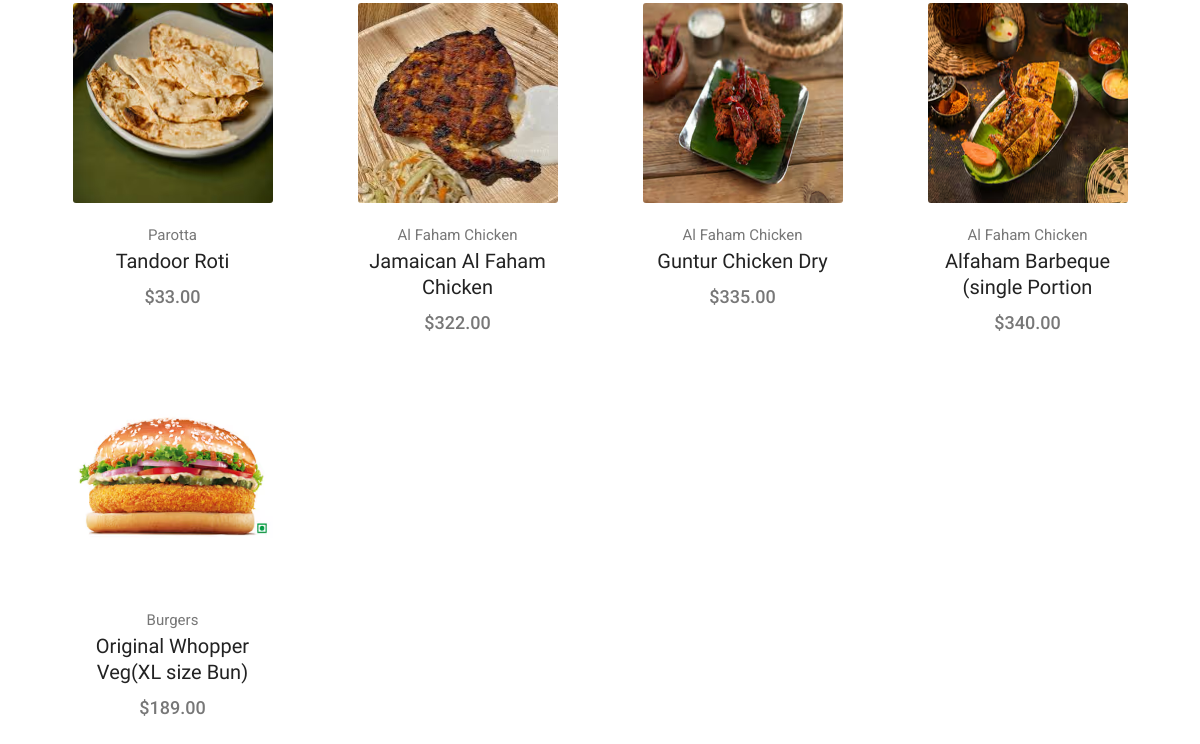
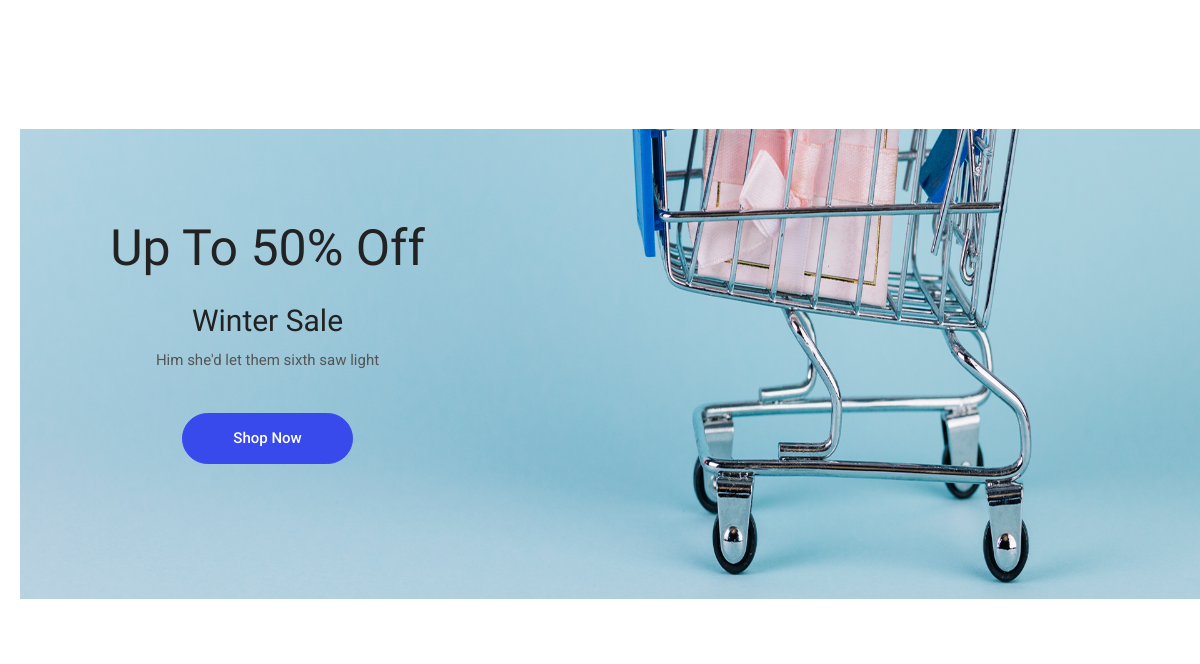
Before: /userapp/user_dashboard/ (middle part) with the older database file (2 pictures, top to bottom).
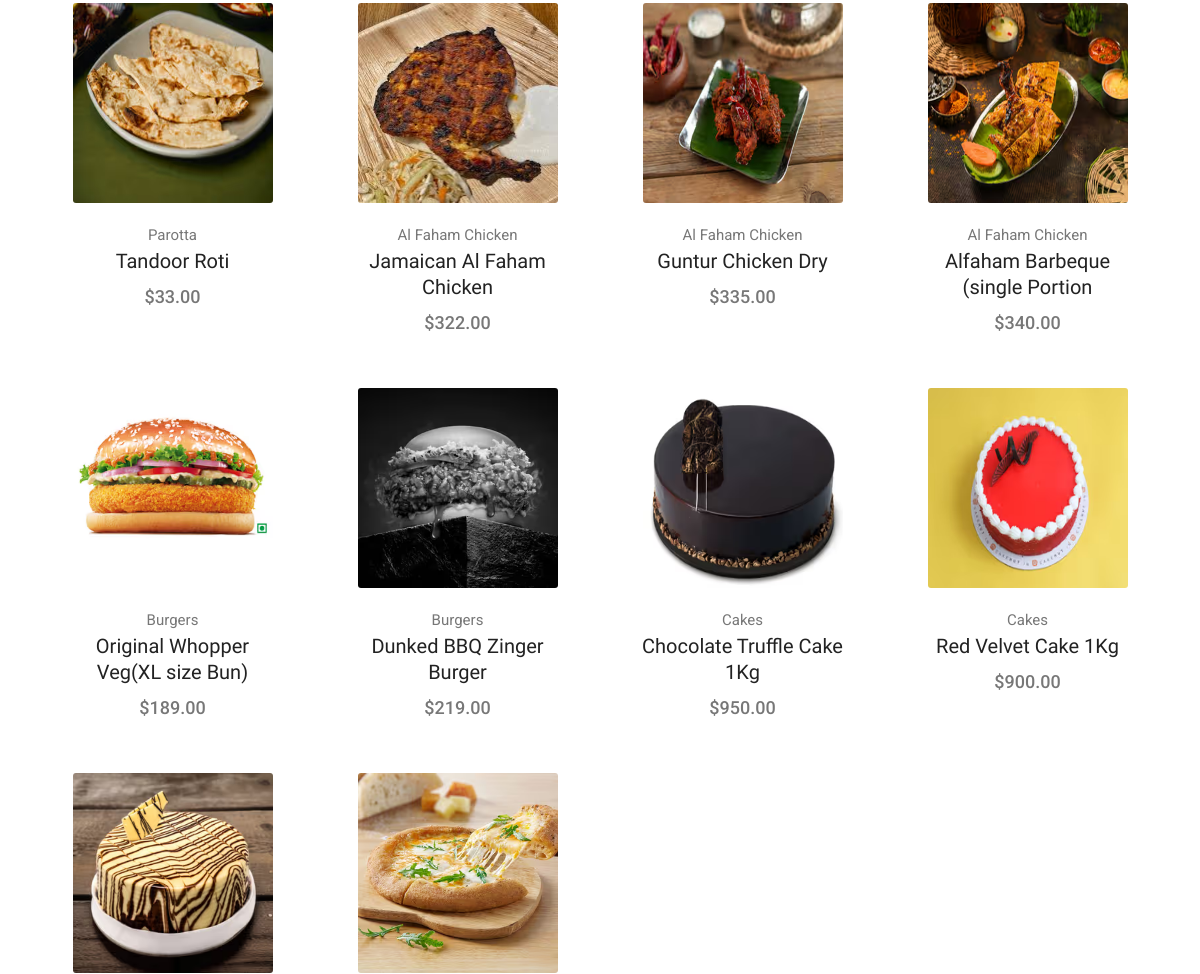
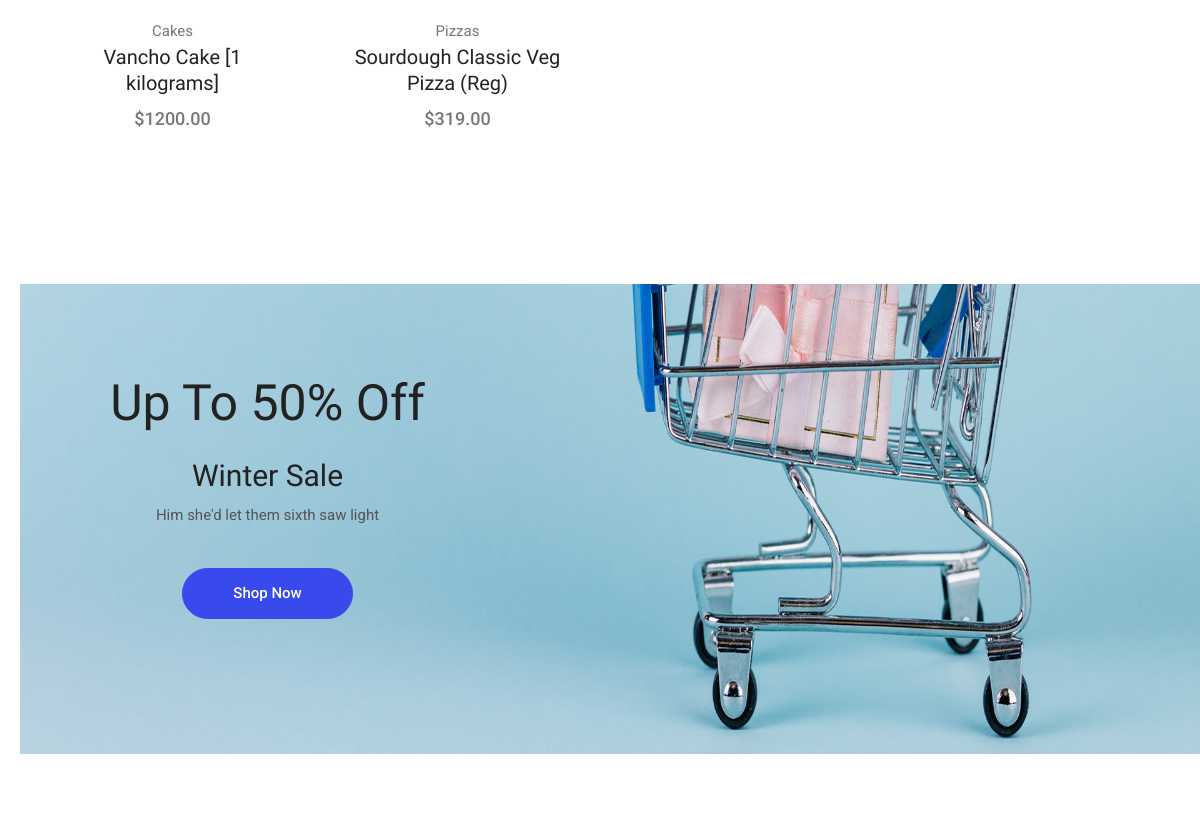
After: the same page with the newer database file (2 pictures, top to bottom).
### mainapp/models.py (models this page shows, shortened)
class dishesDb(models.Model):
    name=models.CharField(max_length=100)
    description=models.TextField()
    price=models.DecimalField(max_digits=10, decimal_places=2)
    food_type=models.CharField(max_length=100)
    restaurant=models.CharField(max_length=100)
    dish_image=models.ImageField(upload_to='dish_images/')
    veg_nonveg=models.CharField(max_length=10,default='veg')

### userapp/views.py (the view)
# urls.py: path('user_dashboard/',views.user_dashboard,name='user_dashboard'),
def user_dashboard(request):
    restaurant=restaurantDb.objects.all()
    dishes=dishesDb.objects.all()
    latest_rest=restaurantDb.objects.first()
    return render(request,'index.html',{'restaurant':restaurant,
                                        'dishes':dishes,
                                        'latest_rest':latest_rest})

### userapp/templates/index.html (shortened to what this page needs)
{% load static %}
<!DOCTYPE html>
<html lang="en">
<head>
  <link rel="stylesheet" href="{% static 'user/vendors/bootstrap/bootstrap.min.css' %}">
  <link rel="stylesheet" href="{% static 'user/vendors/fontawesome/css/all.min.css' %}">
	<link rel="stylesheet" href="{% static 'user/vendors/themify-icons/themify-icons.css' %}">
  <link rel="stylesheet" href="{% static 'user/vendors/nice-select/nice-select.css' %}">
  <link rel="stylesheet" href="{% static 'user/vendors/owl-carousel/owl.theme.default.min.css' %}">
  <link rel="stylesheet" href="{% static 'user/vendors/owl-carousel/owl.carousel.min.css' %}">
  <link rel="stylesheet" href="{% static 'user/css/style.css' %}">
</head>
<body>
{% block content %}
  <main class="site-main">
    <section class="section-margin calc-60px">
      <div class="container">
        <div class="row">
          {% for dishes in dishes %}
          <div class="col-md-6 col-lg-4 col-xl-3">
            <div class="card text-center card-product">
              <div class="card-product__img">
                <img class="card-img" src="{{ dishes.dish_image.url }}" alt="" style="height: 200px; width: 200px;">
              </div>
              <div class="card-body">
                <p>{{ dishes.food_type }}</p>
                <h4 class="card-product__title"><a href="single-product.html">{{ dishes.name }}</a></h4>
                <p class="card-product__price">${{ dishes.price }}</p>
              </div>
            </div>
          </div>
            {% endfor %}
          </div>
        </div>
    </section>
    <section class="offer" id="parallax-1" data-anchor-target="#parallax-1" data-300-top="background-position: 20px 30px" data-top-bottom="background-position: 0 20px">
      <div class="container">
        <div class="row">
          <div class="col-xl-5">
            <div class="offer__content text-center">
              <h3>Up To 50% Off</h3>
              <h4>Winter Sale</h4>
              <p>Him she'd let them sixth saw light</p>
              <a class="button button--active mt-3 mt-xl-4" href="#">Shop Now</a>
            </div>
          </div>
        </div>
      </div>
    </section>
  </main>
  {% endblock content %}
</body>
</html>

Changed rows visible on the page:
added dishesDb: dish_image (picture), food_type "Burgers", name "Dunked BBQ Zinger Burger", price "219.00"
added dishesDb: dish_image (picture), food_type "Cakes", name "Chocolate Truffle Cake 1Kg", price "950.00"
added dishesDb: dish_image (picture), food_type "Cakes", name "Red Velvet Cake 1Kg", price "900.00"
added dishesDb: dish_image (picture), food_type "Cakes", name "Vancho Cake [1 kilograms]", price "1200.00"
added dishesDb: dish_image (picture), food_type "Pizzas", name "Sourdough Classic Veg Pizza (Reg)", price "319.00"
